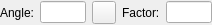
<?xml version="1.0" encoding="UTF-8"?>
<ui version="4.0">
 <class>LC_BlockLibraryInsertOptionsWidget</class>
 <widget class="QWidget" name="LC_BlockLibraryInsertOptionsWidget">
  <property name="geometry">
   <rect>
    <x>0</x>
    <y>0</y>
    <width>212</width>
    <height>24</height>
   </rect>
  </property>
  <property name="sizePolicy">
   <sizepolicy hsizetype="Preferred" vsizetype="Preferred">
    <horstretch>0</horstretch>
    <verstretch>0</verstretch>
   </sizepolicy>
  </property>
  <property name="minimumSize">
   <size>
    <width>0</width>
    <height>0</height>
   </size>
  </property>
  <property name="maximumSize">
   <size>
    <width>212</width>
    <height>24</height>
   </size>
  </property>
  <property name="windowTitle">
   <string>Library Insert Options</string>
  </property>
  <property name="toolTip">
   <string/>
  </property>
  <layout class="QGridLayout" name="gridLayout">
   <property name="leftMargin">
    <number>0</number>
   </property>
   <property name="topMargin">
    <number>1</number>
   </property>
   <property name="rightMargin">
    <number>0</number>
   </property>
   <property name="bottomMargin">
    <number>1</number>
   </property>
   <item row="0" column="3">
    <widget class="QLabel" name="lFactor">
     <property name="sizePolicy">
      <sizepolicy hsizetype="Preferred" vsizetype="Preferred">
       <horstretch>0</horstretch>
       <verstretch>0</verstretch>
      </sizepolicy>
     </property>
     <property name="text">
      <string>Factor:</string>
     </property>
     <property name="wordWrap">
      <bool>false</bool>
     </property>
    </widget>
   </item>
   <item row="0" column="4">
    <widget class="QLineEdit" name="leFactor">
     <property name="sizePolicy">
      <sizepolicy hsizetype="Preferred" vsizetype="Fixed">
       <horstretch>0</horstretch>
       <verstretch>0</verstretch>
      </sizepolicy>
     </property>
     <property name="toolTip">
      <string>Scale Factor</string>
     </property>
    </widget>
   </item>
   <item row="0" column="0">
    <widget class="QLabel" name="lAngle">
     <property name="sizePolicy">
      <sizepolicy hsizetype="Preferred" vsizetype="Preferred">
       <horstretch>0</horstretch>
       <verstretch>0</verstretch>
      </sizepolicy>
     </property>
     <property name="text">
      <string>Angle:</string>
     </property>
     <property name="wordWrap">
      <bool>false</bool>
     </property>
    </widget>
   </item>
   <item row="0" column="1">
    <widget class="QLineEdit" name="leAngle">
     <property name="sizePolicy">
      <sizepolicy hsizetype="Preferred" vsizetype="Fixed">
       <horstretch>0</horstretch>
       <verstretch>0</verstretch>
      </sizepolicy>
     </property>
     <property name="toolTip">
      <string>Rotation Angle</string>
     </property>
    </widget>
   </item>
   <item row="0" column="2">
    <widget class="QToolButton" name="tbPickAngle">
     <property name="toolTip">
      <string>Pick angle from drawing</string>
     </property>
     <property name="text">
      <string/>
     </property>
     <property name="icon">
      <iconset resource="../../../../res/icons/icons.qrc">
       <normaloff>:/icons/interactive_pick_angle.lci</normaloff>:/icons/interactive_pick_angle.lci</iconset>
     </property>
    </widget>
   </item>
  </layout>
 </widget>
 <layoutdefault spacing="6" margin="11"/>
 <resources>
  <include location="../../../../res/icons/icons.qrc"/>
 </resources>
 <connections/>
 <slots>
  <slot>updateData()</slot>
 </slots>
</ui>
